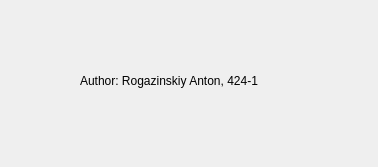
<?xml version="1.0" encoding="UTF-8"?>
<ui version="4.0">
 <class>Form</class>
 <widget class="QWidget" name="Form">
  <property name="geometry">
   <rect>
    <x>0</x>
    <y>0</y>
    <width>378</width>
    <height>167</height>
   </rect>
  </property>
  <property name="windowTitle">
   <string>Form</string>
  </property>
  <widget class="QLabel" name="label">
   <property name="geometry">
    <rect>
     <x>80</x>
     <y>40</y>
     <width>281</width>
     <height>81</height>
    </rect>
   </property>
   <property name="text">
    <string>Author: Rogazinskiy Anton, 424-1</string>
   </property>
  </widget>
 </widget>
 <resources/>
 <connections/>
</ui>
